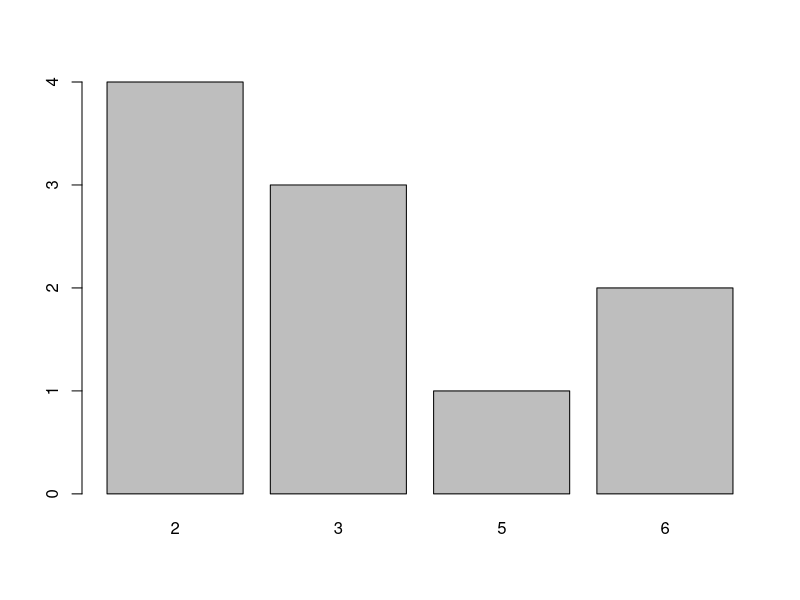
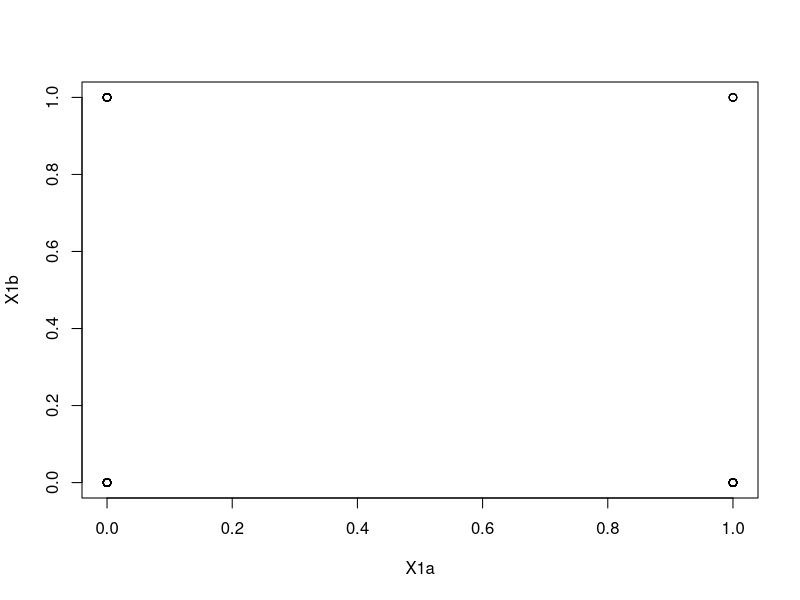
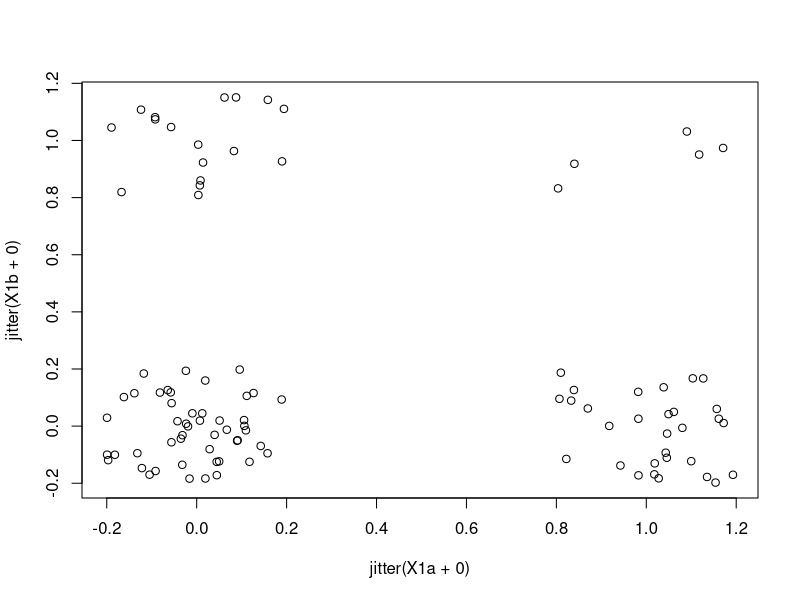
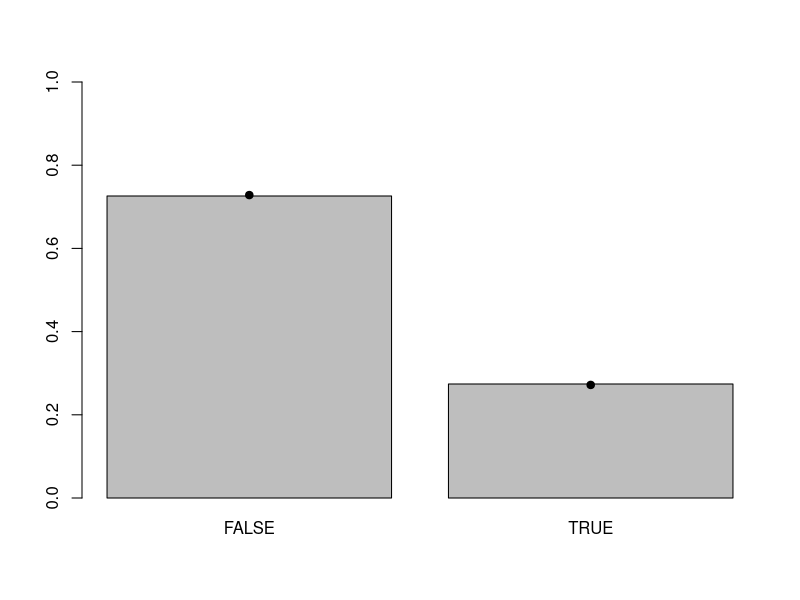
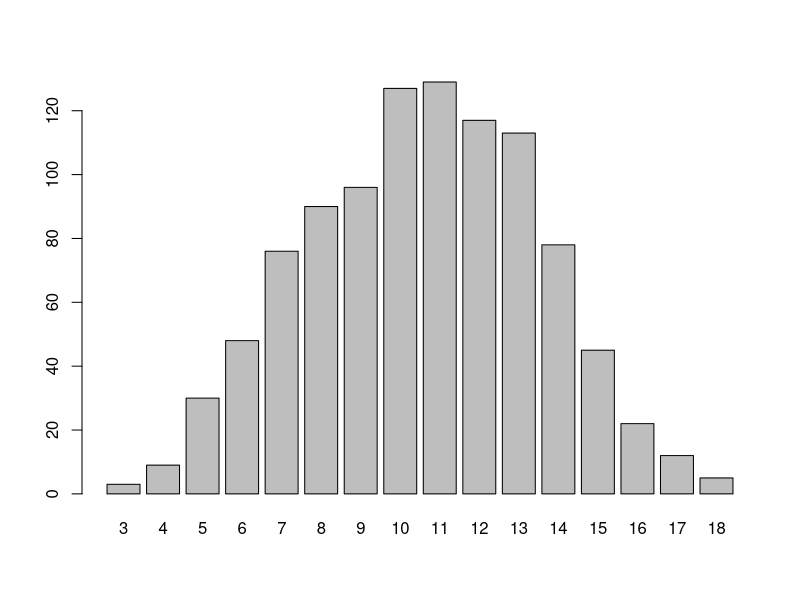
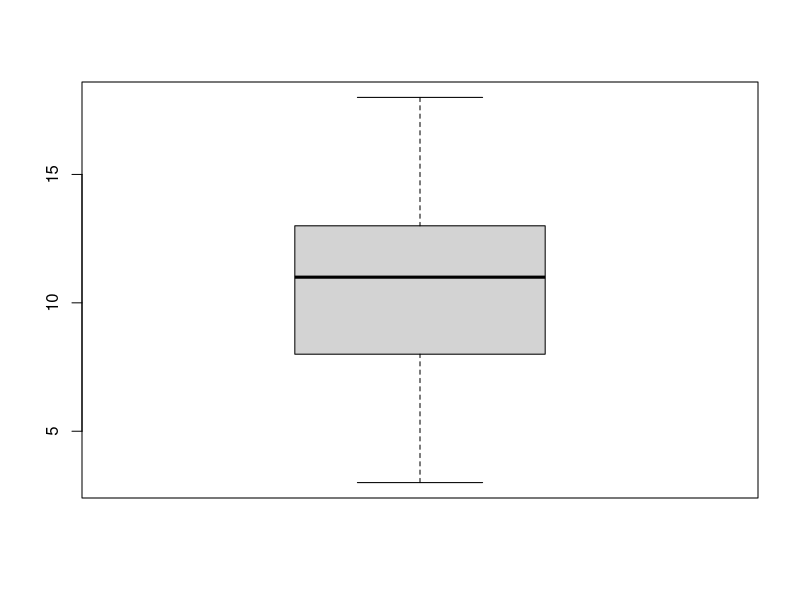
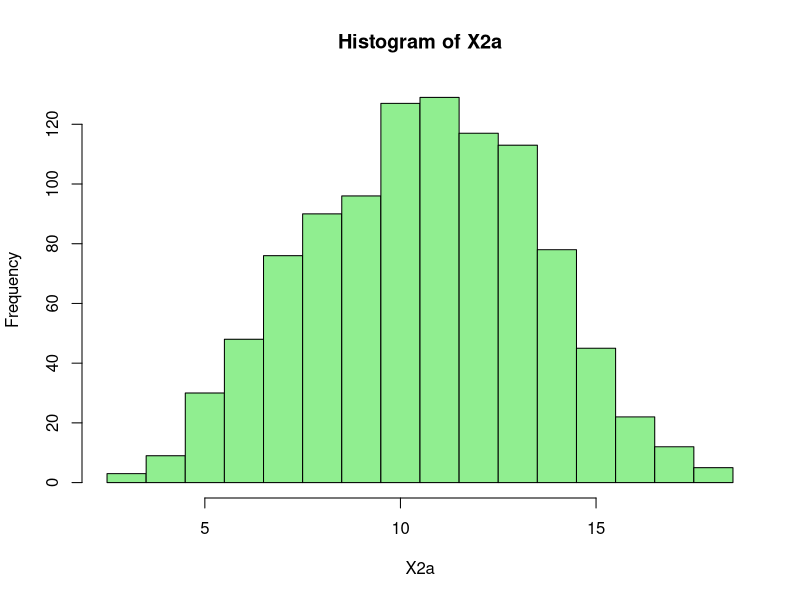
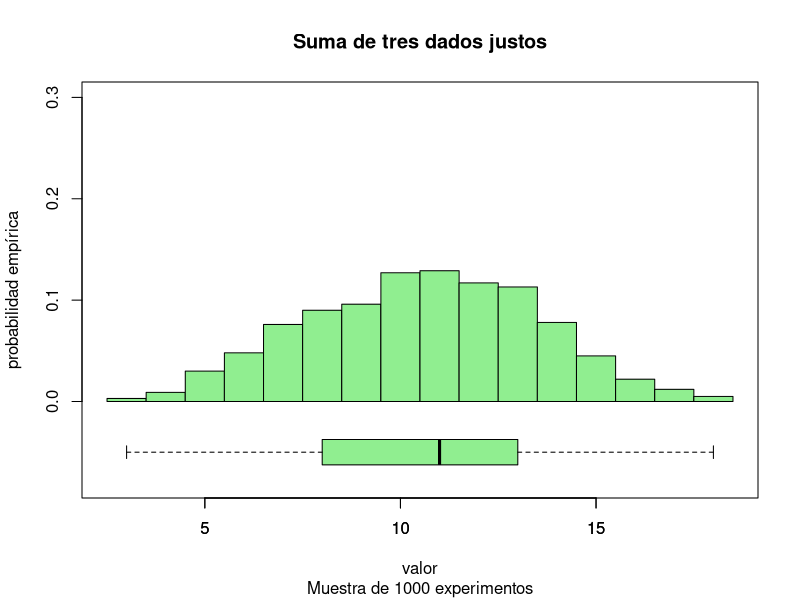

Write R code to recreate these figures, in order.
## ---- chunk 1
library(stringi)
library(dplyr)
## ---- chunk 2
rMoneda <- function(){
  return(sample(c("Cara", "Sello"), 1))
}
## ---- chunk 3
rDado <- function(){
  return(sample(6, 1))
}
## ---- chunk 4
rMano <- function(k = 5){
  Ran <- rep(c("A", 2: 10, "J", "Q", "K"),4) #repite 4 veces la secuencia de 13 cartas
  Pin <- c(rep("♠", 13), rep("♦", 13), rep("♣", 13), rep("♥", 13))
  Mazo <- paste(Ran, Pin, sep = "")
  return(sample(Mazo, k))
}
## ---- chunk 5
rCosas <- function(k, Objetos, Cantidades, reemplazo = FALSE, orden = FALSE){
  Bolsa <- rep(Objetos,Cantidades)
  X <- sample(Bolsa, k, replace = reemplazo)
  if(!orden){
    return(paste(sort(X), collapse = ""))
  }
  else{
    return(paste(X, collapse = ""))
  }
}
## ---- chunk 6
replicate(30, rDado())
## ---- chunk 7
X <- replicate(10, rDado())
table(X)
## ---- chunk 8
table(X)
## ---- chunk 9
barplot(table(X))
## ---- chunk 10
unique(X)
## ---- chunk 11
length(unique(replicate(10, rDado()))) == 6
## ---- chunk 12
rE1 <- function(){
  return(length(unique(replicate(10, rDado()))) == 6)
}
## ---- chunk 13
X1a <- replicate(100, rE1())
## ---- chunk 14
table(X1a)/length(X1a)
## ---- chunk 15
X1b <- replicate(100, rE1())
table(X1b)/length(X1b)
## ---- chunk 16
plot(X1a, X1b) 
#X1a puede ser TRUE o FALSE
#X1b puede ser TRUE o FALSE
# combinación: TT, TF, FT, FF
## ---- chunk 17
plot(jitter(X1a+0), jitter(X1b+0))
## ---- chunk 18
p <- sum(choose(6,6:1)*((6:1)^10)*((-1)^(6:1)))/6^10
## ---- chunk 19
X1 <- replicate(1000, rE1())
## ---- chunk 20
table(X1)/length(X1)
## ---- chunk 21
B <- barplot(table(X1) / length(X1), ylim = c(0 ,1))
points(B,c(1-p, p), pch = 19)
## ---- chunk 22
rE2 <- function(){
  return(sum(replicate(3, rDado())))
}
## ---- chunk 23
X2a <- replicate(1000, rE2())
barplot(table(X2a))
## ---- chunk 24
summary(X2a)
library(modeest)
mfv(X2a)
## ---- chunk 25
boxplot(X2a)
## ---- chunk 26
hist(X2a, breaks = (3:19) - 0.5, col = "lightgreen")
## ---- chunk 27
hist(X2a
     , breaks = (3:19) - 0.5
     , col = "lightgreen"
     , prob = TRUE
     , ylim = c(-0.08, 0.3)
     , main = "Suma de tres dados justos"
     , sub = paste("Muestra de", length(X2a), "experimentos")
     , ylab = "probabilidad empírica"
     , xlab = "valor"
     )
boxplot(X2a, horizontal = TRUE, add = TRUE, at = -0.05, boxwex = 0.05, col = "lightgreen")
## ---- chunk 28
rMano(2)
## ---- chunk 29
X3a <- replicate(1000, rMano(2), simplify = FALSE)
## ---- chunk 30
X3a[1]
## ---- chunk 31
X3a[[1]]
## ---- chunk 32
head(X3a)
## ---- chunk 33
priCarta <- function(M){
  return(M[1])
}
## ---- chunk 34
segCarta <- function(M){
  return(M[2])
}
## ---- chunk 35
PrimeraCarta <- Vectorize(priCarta)
## ---- chunk 36
SegundaCarta <- Vectorize(segCarta)
## ---- chunk 37
TablaX3a <- data.frame(
  Primera = PrimeraCarta(X3a)
  , Segunda = SegundaCarta(X3a)
  , stringsAsFactors = FALSE
  )
## ---- chunk 38
head(X3a)
## ---- chunk 39
head(TablaX3a)
## ---- chunk 40
head(TablaX3a$Primera)
## ---- chunk 41
head(TablaX3a$Segunda)
## ---- chunk 42
Rango <- function(M){
  stri_sub(M, from = 1, to = 1)  
}
## ---- chunk 43
TablaX3a$RangoPrimera <- Rango(TablaX3a$Primera)
TablaX3a$RangoSegunda <- Rango(TablaX3a$Segunda)
## ---- chunk 44
head(TablaX3a)
## ---- chunk 45
TablaX3a$AmbasSonReyes <- (TablaX3a$RangoPrimera == "K") & (TablaX3a$RangoSegunda == "K")
head(TablaX3a)
## ---- chunk 46
sum(TablaX3a$AmbasSonReyes)/nrow(TablaX3a)
## ---- chunk 47
X3b <- replicate(100000, rMano(2), simplify = FALSE)

TablaX3b <- data.frame(
  Primera = PrimeraCarta(X3b)
  , Segunda = SegundaCarta(X3b)
  , stringsAsFactors = FALSE
  )

TablaX3b$RangoPrimera <- Rango(TablaX3b$Primera)
TablaX3b$RangoSegunda <- Rango(TablaX3b$Segunda)

TablaX3b$AmbasSonReyes <- (TablaX3b$RangoPrimera == "K") & (TablaX3b$RangoSegunda == "K")
## ---- chunk 48
qest <- sum(TablaX3b$AmbasSonReyes)/nrow(TablaX3b)
qest
## ---- chunk 49
abs(qest - 1/221)
## ---- chunk 50
abs(qest - 1/221)/(1/221)
## ---- chunk 51
niReyniReina <- function(Rangos){
  return(!any((Rangos == "K") | (Rangos == "Q")))
}
## ---- chunk 52
niReyniReina(Rango(rMano(2)))
## ---- chunk 53
X4a <- replicate(1000, niReyniReina(Rango(rMano(2))))
## ---- chunk 54
table(X4a)/length(X4a)
#FALSE: salio un rey o una reina, al menos
#TRUE: no salio ni un rey y tampoco una reina
## ---- chunk 55
dosdados6 <- replicate(500000, sum(replicate(2, rDado()) == 6)==2)
table(dosdados6)/length(dosdados6)
## ---- chunk 56
victoria<-function()
{
tresdados <- replicate(3, rDado())
#print(tresdados)
x<-"FALSE"
if (sum(tresdados>=3)>=2)
   {if (sum(tresdados>=4)>=1)
     x<-"TRUE"} 
return(x)
}


juego<-replicate(10000,victoria())

table(juego)/length(juego)
